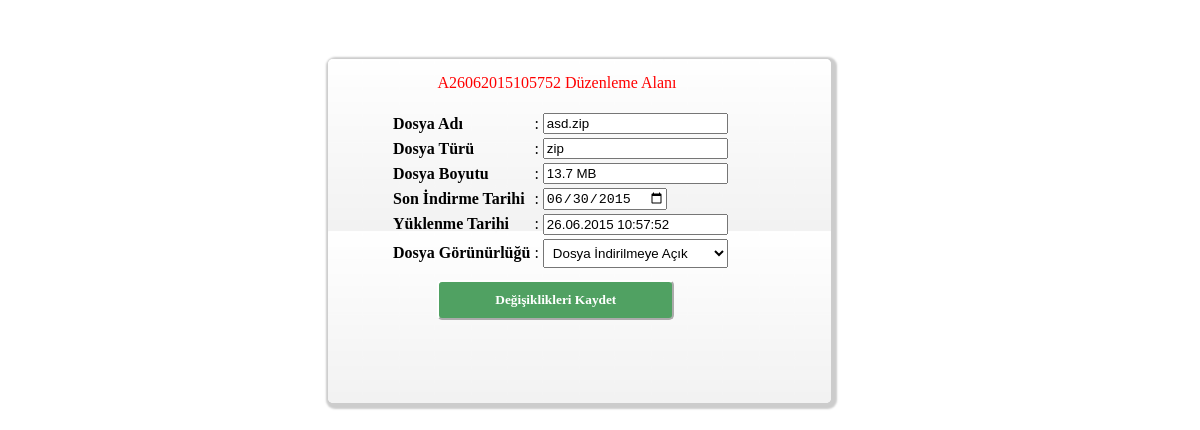
/update.php?v=A26062015105752, run on the app's committed database.
### tables this page shows
CREATE TABLE IF NOT EXISTS `uploads` (
  `dosyaKodu` varchar(15) NOT NULL,
  `dosyaAdi` varchar(255) NOT NULL,
  `dosyaTur` varchar(255) NOT NULL,
  `dosyaBoyut` int(11) NOT NULL,
  `yuklenmeTarih` varchar(255) NOT NULL,
  `sonTarih` varchar(255) NOT NULL,
  `gorunurluk` int(11) NOT NULL,
  `kopyasiVarmi` int(11) NOT NULL,
  `silinmisMi` int(11) NOT NULL,
  PRIMARY KEY (`dosyaKodu`)
);

### update.php (the view, shortened to what this page needs)
<html>
<head>
	<link rel="stylesheet" href="css/update.css" />
</head>
<body>
	<?php
		$gelenkayit = $_GET["v"];
		$sorgu = @mysql_query("SELECT * FROM uploads WHERE dosyaKodu = '$gelenkayit'");
		$gelenveri = @mysql_fetch_assoc($sorgu);
		if($gelenveri){ ?>
		<div class="ortaKisim">
			<span><?=$_GET["v"]?> Düzenleme Alanı</span>
			<form name="updateForm" method="post" action="index.php?s=updateSonuc">
				<table>
					<tr>
						<td></td>
						<td></td>
						<td><input type="hidden" name="dKodu" value="<?=$gelenveri["dosyaKodu"]?>"/></td>
					</tr>
					<tr>
						<td><b>Dosya Adı</b></td>
						<td>:</td>
						<td><input type="text" name="dAdi" value="<?=$gelenveri["dosyaAdi"]?>" readonly/></td>
					</tr>
					<tr>
						<td><b>Dosya Türü</b></td>
						<td>:</td>
						<td><input type="text" name="dTuru" value="<?=$gelenveri["dosyaTur"]?>" readonly/></td>
					</tr>
					<tr>
						<td><b>Dosya Boyutu</b></td>
						<td>:</td>
						<td><input type="text" name="dBoyut" value="<?=round(($gelenveri["dosyaBoyut"]/1000000),2)." MB"?>" readonly/></td>
					</tr>
					<tr>
						<td><b>Son İndirme Tarihi</b></td>
						<td>:</td>
						<td><input type="date" name="kSure" value="<?=$gelenveri["sonTarih"]?>"/></td>
					</tr>
					<tr>
						<td><b>Yüklenme Tarihi</b></td>
						<td>:</td>
						<td><input type="text" name="yTarih" value="<?=$gelenveri["yuklenmeTarih"]?>"/></td>
					</tr>
					<tr>
						<td><b>Dosya Görünürlüğü</b></td>
						<td>:</td>
						<td>
							<select size="1" name="gorunurluk">
								<option value="1" <?=$gelenveri["gorunurluk"] == 1 ? ' selected' : null?>>Dosya İndirilmeye Açık</option>
							</select>
						</td>
					</tr>
				</table>
				<input type="submit" value="Değişiklikleri Kaydet" class="kaydet" />
			</form>
		</div>
		<?php
		}else{
			header("Location:index.php?s=adminPanel");
		}
	?>
</body>
</html>

### css/update.css (style rules this page uses)
.ortaKisim { width:40%; height:40%; background-image:url("../images/orta_zemin.png"); background-repeat:round; border-radius:5px; margin-left:27%; padding:15px; margin-top:5%; box-shadow: 2px 2px 2px 4px #ccc; }
select { width:100%; padding:5px; }
.ortaKisim span { color:red; margin-left:20%; }
.ortaKisim table { margin-top:3%; margin-left:10%; }
.kaydet { background:#50A162; color:#fff; border-radius:5px; border-color:#fff; padding:10px; margin-left:20%; margin-top:2%; font-family:"Verdana"; font-weight:bold; cursor:pointer; width:50%; }

### data on the page
uploads: dAdi "asd.zip", dTuru "zip", dBoyut "13.7 MB", kSure "06/30/2015", yTarih "26.06.2015 10:57:52", gorunurluk "Dosya İndirilmeye Açık"

### other printed values
$_GET["v"] "A26062015105752"
